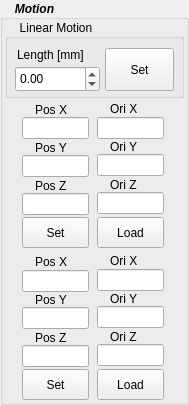
     <widget class="QGroupBox" name="groupBox_7">
      <property name="geometry">
       <rect>
        <x>823</x>
        <y>10</y>
        <width>189</width>
        <height>405</height>
       </rect>
      </property>
      <property name="font">
       <font>
        <weight>75</weight>
        <italic>true</italic>
        <bold>true</bold>
       </font>
      </property>
      <property name="styleSheet">
       <string notr="true">QGroupBox::title { 
    background-color: transparent;
     subcontrol-position: top left; /* position at the top left*/ 
     padding:2 13px;
 }
QGroupBox#groupBox_7
 { 
     border: 2px solid rgb(186, 189, 182); 
     border-radius: 3px; 
 } </string>
      </property>
      <property name="title">
       <string>Motion</string>
      </property>
      <widget class="QGroupBox" name="groupBox_10">
       <property name="geometry">
        <rect>
         <x>5</x>
         <y>19</y>
         <width>179</width>
         <height>79</height>
        </rect>
       </property>
       <property name="title">
        <string>Linear Motion</string>
       </property>
       <widget class="QDoubleSpinBox" name="doubleSpinBox_LinearLength">
        <property name="geometry">
         <rect>
          <x>10</x>
          <y>47</y>
          <width>85</width>
          <height>26</height>
         </rect>
        </property>
        <property name="minimum">
         <double>-10000.000000000000000</double>
        </property>
        <property name="maximum">
         <double>10000.000000000000000</double>
        </property>
        <property name="value">
         <double>0.000000000000000</double>
        </property>
       </widget>
       <widget class="QLabel" name="label_TargetPosZ_7">
        <property name="geometry">
         <rect>
          <x>12</x>
          <y>27</y>
          <width>91</width>
          <height>17</height>
         </rect>
        </property>
        <property name="text">
         <string>Length [mm]</string>
        </property>
       </widget>
       <widget class="QPushButton" name="pushButton_Set_Linear">
        <property name="geometry">
         <rect>
          <x>100</x>
          <y>29</y>
          <width>69</width>
          <height>43</height>
         </rect>
        </property>
        <property name="text">
         <string>Set</string>
        </property>
       </widget>
      </widget>
      <widget class="QLabel" name="label_SaveOri1X">
       <property name="geometry">
        <rect>
         <x>110</x>
         <y>100</y>
         <width>40</width>
         <height>17</height>
        </rect>
       </property>
       <property name="text">
        <string>Ori X</string>
       </property>
      </widget>
      <widget class="QLineEdit" name="lineEdit_SaveOri2Z">
       <property name="geometry">
        <rect>
         <x>97</x>
         <y>344</y>
         <width>67</width>
         <height>22</height>
        </rect>
       </property>
      </widget>
      <widget class="QPushButton" name="pushButton_Set_Save2">
       <property name="geometry">
        <rect>
         <x>22</x>
         <y>369</y>
         <width>67</width>
         <height>31</height>
        </rect>
       </property>
       <property name="text">
        <string>Set</string>
       </property>
      </widget>
      <widget class="QPushButton" name="pushButton_Set_Save1">
       <property name="geometry">
        <rect>
         <x>22</x>
         <y>217</y>
         <width>67</width>
         <height>31</height>
        </rect>
       </property>
       <property name="text">
        <string>Set</string>
       </property>
      </widget>
      <widget class="QLineEdit" name="lineEdit_SavePos1Z">
       <property name="geometry">
        <rect>
         <x>22</x>
         <y>193</y>
         <width>67</width>
         <height>22</height>
        </rect>
       </property>
      </widget>
      <widget class="QLineEdit" name="lineEdit_SavePos2X">
       <property name="geometry">
        <rect>
         <x>22</x>
         <y>270</y>
         <width>67</width>
         <height>22</height>
        </rect>
       </property>
      </widget>
      <widget class="QPushButton" name="pushButton_Get_Save2">
       <property name="geometry">
        <rect>
         <x>97</x>
         <y>369</y>
         <width>67</width>
         <height>31</height>
        </rect>
       </property>
       <property name="text">
        <string>Load</string>
       </property>
      </widget>
      <widget class="QLineEdit" name="lineEdit_SavePos1X">
       <property name="geometry">
        <rect>
         <x>22</x>
         <y>117</y>
         <width>67</width>
         <height>22</height>
        </rect>
       </property>
      </widget>
      <widget class="QLabel" name="label_SavePos2Y">
       <property name="geometry">
        <rect>
         <x>35</x>
         <y>291</y>
         <width>40</width>
         <height>17</height>
        </rect>
       </property>
       <property name="text">
        <string>Pos Y</string>
       </property>
      </widget>
      <widget class="QLineEdit" name="lineEdit_SaveOri2X">
       <property name="geometry">
        <rect>
         <x>97</x>
         <y>269</y>
         <width>67</width>
         <height>22</height>
        </rect>
       </property>
      </widget>
      <widget class="QLineEdit" name="lineEdit_SavePos2Y">
       <property name="geometry">
        <rect>
         <x>22</x>
         <y>307</y>
         <width>67</width>
         <height>22</height>
        </rect>
       </property>
      </widget>
      <widget class="QLabel" name="label_SaveOri1Z">
       <property name="geometry">
        <rect>
         <x>110</x>
         <y>176</y>
         <width>40</width>
         <height>17</height>
        </rect>
       </property>
       <property name="text">
        <string>Ori Z</string>
       </property>
      </widget>
      <widget class="QLabel" name="label_SaveOri2Y">
       <property name="geometry">
        <rect>
         <x>110</x>
         <y>290</y>
         <width>40</width>
         <height>17</height>
        </rect>
       </property>
       <property name="text">
        <string>Ori Y</string>
       </property>
      </widget>
      <widget class="QLineEdit" name="lineEdit_SavePos1Y">
       <property name="geometry">
        <rect>
         <x>22</x>
         <y>155</y>
         <width>67</width>
         <height>22</height>
        </rect>
       </property>
      </widget>
      <widget class="QLabel" name="label_SavePos2X">
       <property name="geometry">
        <rect>
         <x>35</x>
         <y>253</y>
         <width>40</width>
         <height>17</height>
        </rect>
       </property>
       <property name="text">
        <string>Pos X</string>
       </property>
      </widget>
      <widget class="QLineEdit" name="lineEdit_SaveOri1Z">
       <property name="geometry">
        <rect>
         <x>97</x>
         <y>192</y>
         <width>67</width>
         <height>22</height>
        </rect>
       </property>
      </widget>
      <widget class="QLabel" name="label_SavePos1X">
       <property name="geometry">
        <rect>
         <x>35</x>
         <y>101</y>
         <width>40</width>
         <height>17</height>
        </rect>
       </property>
       <property name="text">
        <string>Pos X</string>
       </property>
      </widget>
      <widget class="QLabel" name="label_SaveOri1Y">
       <property name="geometry">
        <rect>
         <x>110</x>
         <y>138</y>
         <width>40</width>
         <height>17</height>
        </rect>
       </property>
       <property name="text">
        <string>Ori Y</string>
       </property>
      </widget>
      <widget class="QLineEdit" name="lineEdit_SaveOri2Y">
       <property name="geometry">
        <rect>
         <x>97</x>
         <y>306</y>
         <width>67</width>
         <height>22</height>
        </rect>
       </property>
      </widget>
      <widget class="QLabel" name="label_SaveOri2X">
       <property name="geometry">
        <rect>
         <x>110</x>
         <y>252</y>
         <width>40</width>
         <height>17</height>
        </rect>
       </property>
       <property name="text">
        <string>Ori X</string>
       </property>
      </widget>
      <widget class="QLineEdit" name="lineEdit_SavePos2Z">
       <property name="geometry">
        <rect>
         <x>22</x>
         <y>345</y>
         <width>67</width>
         <height>22</height>
        </rect>
       </property>
      </widget>
      <widget class="QPushButton" name="pushButton_Get_Save1">
       <property name="geometry">
        <rect>
         <x>97</x>
         <y>217</y>
         <width>67</width>
         <height>31</height>
        </rect>
       </property>
       <property name="text">
        <string>Load</string>
       </property>
      </widget>
      <widget class="QLabel" name="label_SavePos2Z">
       <property name="geometry">
        <rect>
         <x>35</x>
         <y>329</y>
         <width>40</width>
         <height>17</height>
        </rect>
       </property>
       <property name="text">
        <string>Pos Z</string>
       </property>
      </widget>
      <widget class="QLabel" name="label_SaveOri2Z">
       <property name="geometry">
        <rect>
         <x>110</x>
         <y>328</y>
         <width>40</width>
         <height>17</height>
        </rect>
       </property>
       <property name="text">
        <string>Ori Z</string>
       </property>
      </widget>
      <widget class="QLabel" name="label_SavePos1Y">
       <property name="geometry">
        <rect>
         <x>35</x>
         <y>139</y>
         <width>40</width>
         <height>17</height>
        </rect>
       </property>
       <property name="text">
        <string>Pos Y</string>
       </property>
      </widget>
      <widget class="QLineEdit" name="lineEdit_SaveOri1Y">
       <property name="geometry">
        <rect>
         <x>97</x>
         <y>154</y>
         <width>67</width>
         <height>22</height>
        </rect>
       </property>
      </widget>
      <widget class="QLabel" name="label_SavePos1Z">
       <property name="geometry">
        <rect>
         <x>35</x>
         <y>177</y>
         <width>40</width>
         <height>17</height>
        </rect>
       </property>
       <property name="text">
        <string>Pos Z</string>
       </property>
      </widget>
      <widget class="QLineEdit" name="lineEdit_SaveOri1X">
       <property name="geometry">
        <rect>
         <x>97</x>
         <y>117</y>
         <width>67</width>
         <height>22</height>
        </rect>
       </property>
      </widget>
     </widget>
